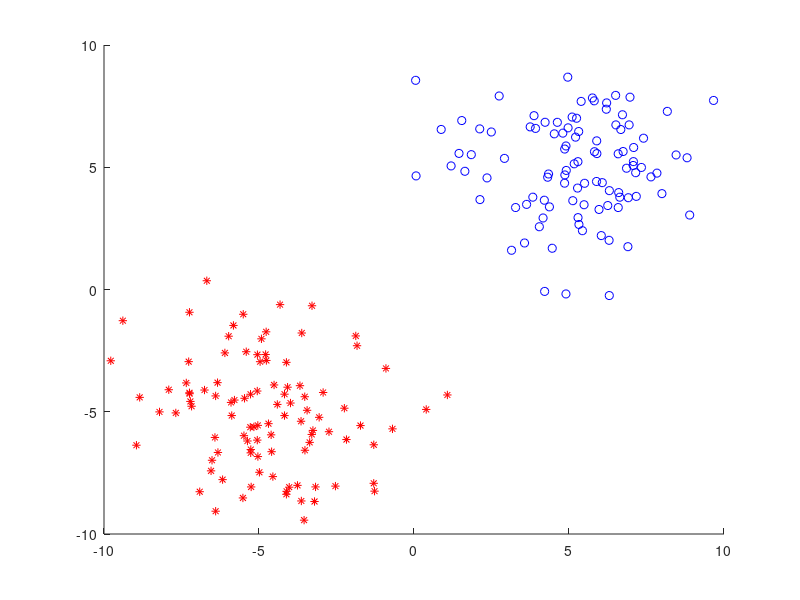

Reproduce this figure in MATLAB. (Note: this script raises an error after producing the figure.)

% Générer les données aléatoires dans le plan 


X1 = 5 + 2 * randn(100,2); 
X2 = -5 + 2 * randn(100,2); 
X = [X1;X2];
Y = [ones(100,1); -ones(100,1)];

figure;
hold on;
plot(X1(:,1), X1(:,2), 'ob');
plot(X2(:,1), X2(:,2), '*r');


% Apprentissage : 
[w,b] = adl(X, Y); 

% Prédictions pour couvrir le plan et voir la frontière entre les classes : 
Xtest = 20 * rand(1000,2) - 10;

Yhat = adlpred(Xtest, w, b);


plot(Xtest(Yhat==1,1), Xtest(Yhat==1,2), '.b');
plot(Xtest(Yhat==-1,1), Xtest(Yhat==-1,2), '.r');

